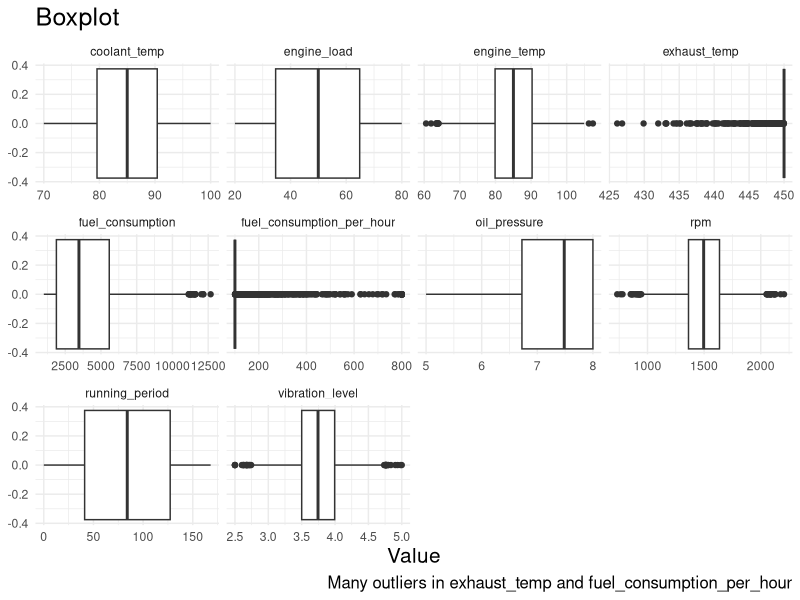
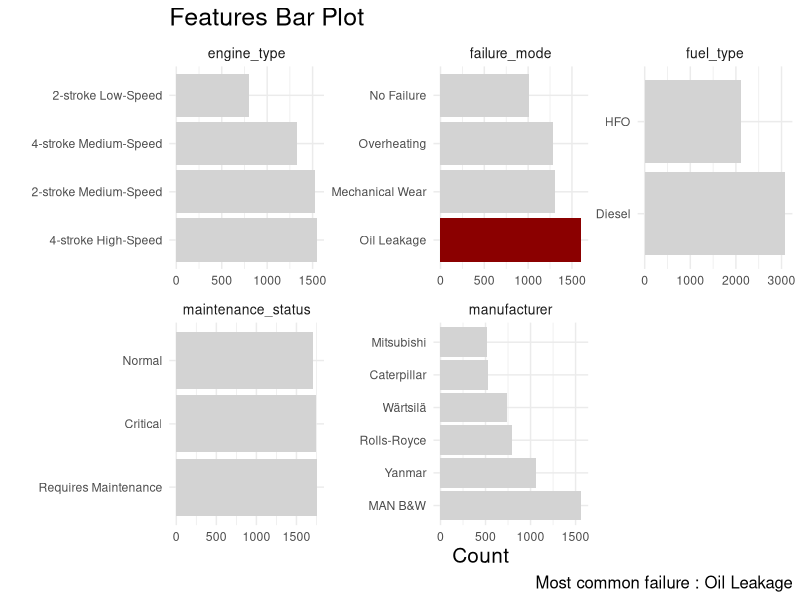
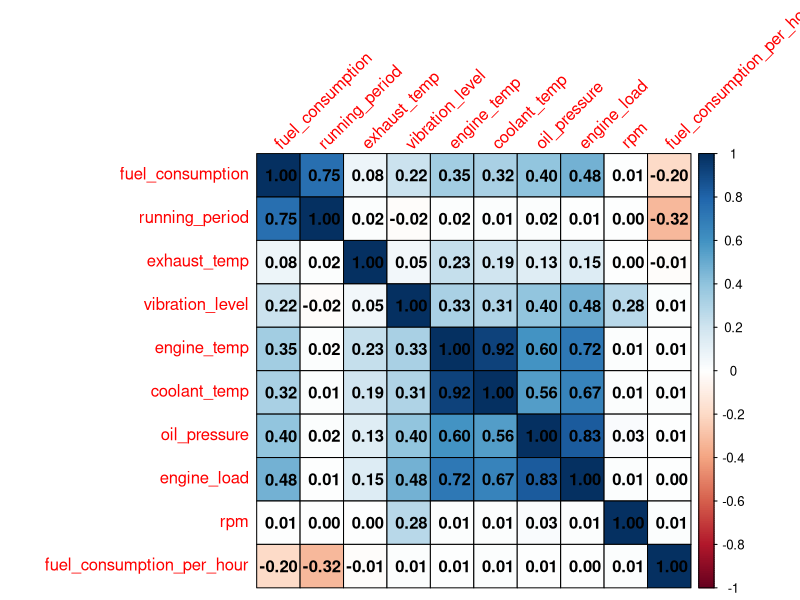
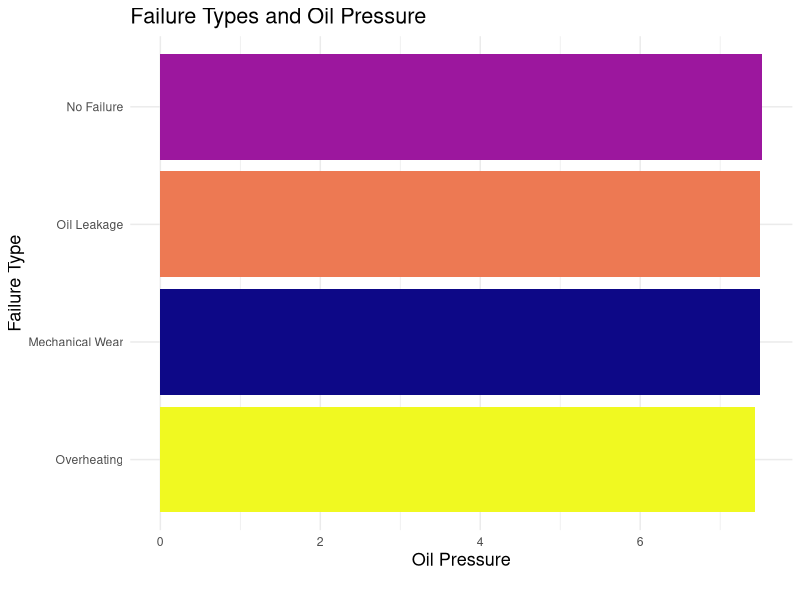
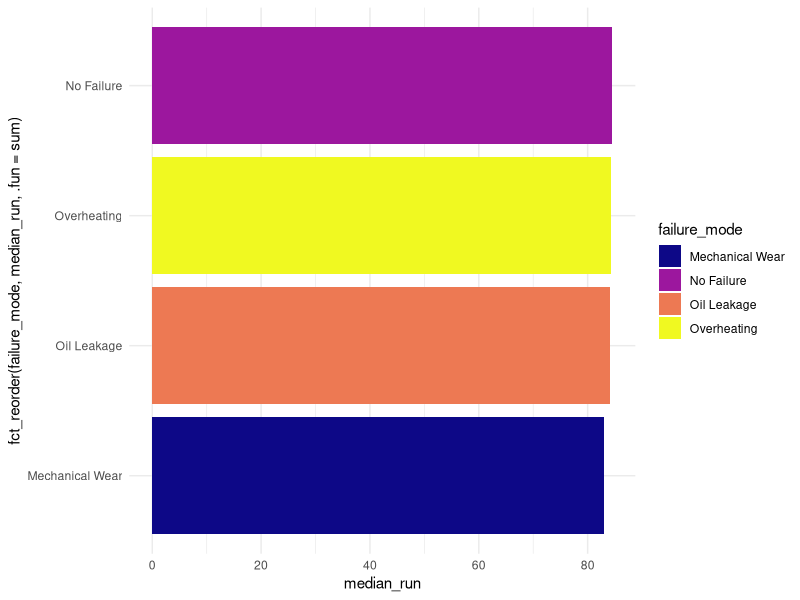
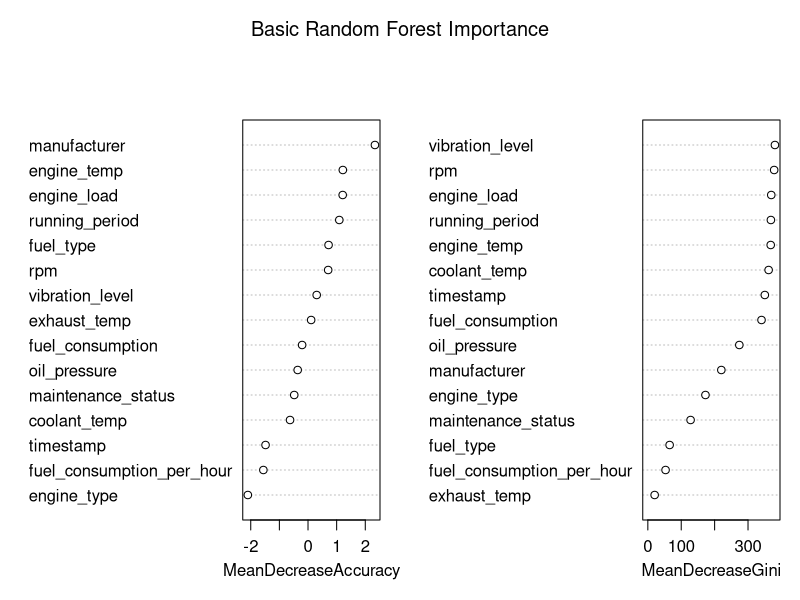
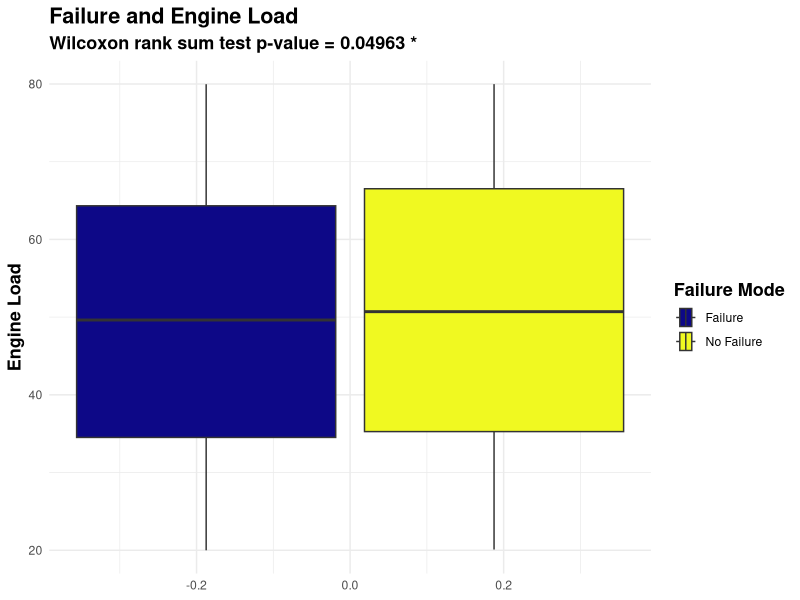
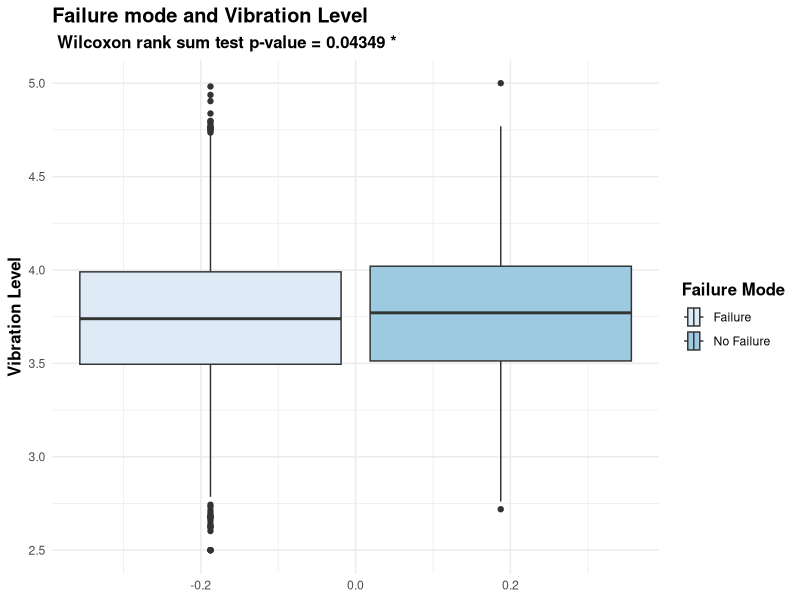

R code for these plots, in order:

#### Libraries ####
library(tidyverse)
library(rstatix)
library(corrplot)
library(randomForest)

# Load the data 
marine_engine_data <- read_csv("Data/marine_engine_data.csv")

# Convert strings into factors
marine_data <- marine_engine_data %>% 
  select(-engine_id) %>%
  mutate(across(where(is.character), as.factor))

## Numerical distributions 
marine_data %>%
  select_if(is.numeric) %>%
  pivot_longer(cols = everything(),names_to = "Feature",values_to = "Value")%>%
  ggplot(aes(x = Value)) +
  geom_boxplot() +
  facet_wrap(~Feature,scale = "free_x")+
  theme_minimal()+
  labs(
    title = "Boxplot",
    annotate(geom = "text",x = 1,y = 2),caption = "Many outliers in exhaust_temp and fuel_consumption_per_hour")+
  theme(
    title = element_text(size = 15))

## Categorical Features Distribution 
marine_data %>%
  select_if(is.factor) %>%
  pivot_longer(cols = everything(),names_to = "Feature",values_to = "Value")%>%
  mutate(
    Value = fct_infreq(Value),
    Value_colored = ifelse(Value == "Oil Leakage", "lightgrey", "red")) %>% 
  ggplot(aes(x = Value,fill = Value_colored))+
  geom_bar()+
  scale_fill_manual(values = c("darkred","lightgrey"))+
  facet_wrap(~Feature,scale = "free")+
  coord_flip()+
  theme_minimal()+
  labs(
    title = "Features Bar Plot",
    y = "Count",
    x = " ",
    caption = "Most common failure : Oil Leakage")+
  theme(
    legend.position = " ",
    title = element_text(size = 15),
    strip.text.x = element_text(size = 10),
    strip.text = element_text(size = 10)
  )

## Correlation matrix
dev.new(width = 10, height = 10)  
corrplot(cor(marine_data %>% select_if(is.numeric)), 
         method = "color", 
         order = "hclust", 
         tl.srt = 45, 
         outline = TRUE, 
         addCoef.col = "black")


#### Hypothesis Testing
# Sig level = 0.05 

## Kruskal-Wallis Test (Non-Parametric ANOVA)

# Check is there a dif between oil distribution facet by failure mode
kruskal.test(oil_pressure ~ failure_mode,data = marine_data) # p-value = 0.2831
 # Check the effect size 
kruskal_effsize(data = marine_data,formula = oil_pressure ~ failure_mode) # effsize = 0.000155

# Plot the oil pressure by failure type 
marine_data%>%
  group_by(failure_mode)%>%
  summarise(
    median_oil_p = median(oil_pressure))%>%
ggplot(aes(x = median_oil_p, y = fct_reorder(failure_mode, median_oil_p, .fun = sum), fill = failure_mode)) +
   geom_col() +
   scale_fill_viridis_d(option = "plasma")+
    theme_minimal()+
    labs(
        Fill = "Failure Mode",
       title = "Failure Types and Oil Pressure",
        caption = "Kruskal Test : p = 0.2831, Effect size = 0.000155",
        x = "Oil Pressure",
        y = "Failure Type")+
    theme(
        plot.caption = element_text(hjust = 0.1,vjust = 152),
        title = element_text(size = 13),
        legend.position = "")

# Kolmogorov-Smirnov (KS) Test

# Oil Pressure dif for Oil_Leakage and No Failure
ks.test(
  marine_data$oil_pressure[marine_data$failure_mode == "Oil Leakage"],
  marine_data$oil_pressure[marine_data$failure_mode == "No Failure"]
) # p-value = 0.3119 

# Wilcoxon rank sum test 
wilcox.test(marine_data$oil_pressure[marine_data$failure_mode == "Oil Leakage"],
            marine_data$oil_pressure[marine_data$failure_mode == "No Failure"]
            ) # p-value = 0.171

# Check is there a dif between running_period distribution facet by failure mode 
kruskal.test(running_period ~ failure_mode,data = marine_data) # p-value = 0.8317
# Check the effect size 
kruskal_effsize(data = marine_data,formula = running_period ~ failure_mode) # effsize =-0.000409

# Plot 
marine_data %>%
  group_by(failure_mode)%>%
  summarise(
    median_run = median(running_period))%>%
ggplot(aes(x = median_run,y = fct_reorder(failure_mode,median_run,.fun = sum),fill = failure_mode))+
  geom_col()+
  scale_fill_viridis_d(option = "plasma")+
  theme_minimal()


# Check if rpm distribution dif between failure modes 
kruskal.test(rpm ~ failure_mode,data = marine_data) # p-value = 0.192
# Check the effect size 
kruskal_effsize(data = marine_data,formula = rpm ~ failure_mode) # effsize = 0.000334


# Check if fuel_consumption dif between failure modes 
kruskal.test(fuel_consumption ~ failure_mode,data = marine_data) # p-value = 0.8757
# Check the effect size 
kruskal_effsize(data = marine_data,formula = fuel_consumption ~ failure_mode) # effsize = -0.000445


# Check if the exhaust_temp dif between failure modes 
kruskal.test(exhaust_temp ~ failure_mode,data = marine_data) # p-value = 0.4094
# Check the effect size 
kruskal_effsize(data = marine_data,exhaust_temp ~ failure_mode) # effsize = -0.0000217


# Check if the engine_temp is dif between failure modes
kruskal.test(engine_temp ~ failure_mode,data = marine_data)  # p-value = 0.2566
# Check the effect size 
kruskal_effsize(data = marine_data,engine_temp ~ failure_mode) # effsize = 0.000201


# Check if vibration level dist is dif between failure modes
kruskal.test(vibration_level ~ failure_mode ,data = marine_data) # p-value = 0.2233
# Check the effect size 
kruskal_effsize(data = marine_data,vibration_level ~ failure_mode) # effsize =0.000266

## Chi-Square test

# Failure modes and maintenance status
chisq_test(table(marine_data$failure_mode,marine_data$maintenance_status)) # ns 

# Failure modes and engine type 
chisq_test(table(marine_data$failure_mode,marine_data$engine_type)) # ns 

# Failure modes and fuel_type
chisq_test(table(marine_data$failure_mode,marine_data$fuel_type)) # ns

# Failure modes and 
chisq_test(table(marine_data$failure_mode,marine_data$manufacturer)) # ns

# Simple model for Feature Importance
ranger_imp <- randomForest(
  formula = failure_mode ~ .,
  data = marine_data,
  importance = TRUE
  )
dev.new(width = 10, height = 10)  
varImpPlot(ranger_imp,main = "Basic Random Forest Importance",sort = TRUE)

#### Collapse the levels of failure_mode to failure or Not and Try again

marine_data_b <- marine_data %>%
  mutate(
    failure_mode_b = as.factor(ifelse(test = failure_mode == "No Failure" ,"No Failure" ,"Failure"))
    )


## Stat Sig Function 
stats <- function(df, target, col){
  
  # Check if col is numeric and target is a factor
  if (is.numeric(df[[col]]) && is.factor(df[[target]])) {
    
    if (length(levels(df[[target]])) >= 3) {
      
      # Kruskal-Wallis Test
      kruskal_test <- kruskal.test(df[[col]] ~ df[[target]], data = df)
      
      # Kruskal-Wallis Effect size 
      kruskal_effect <- kruskal_effsize(df[[col]] ~ df[[target]], data = df)
      
      # Return the results
      return(list(
        kruskal_test = kruskal_test,
        kruskal_effect = kruskal_effect
      ))
      
    } else {
      
      # Wilcoxon rank-sum test for two levels
      wilcox_test <- wilcox.test(df[[col]] ~ df[[target]], data = df)
      
      # Return the result
      return(list(
        wilcox_test = wilcox_test
      ))
    }
    
  }
  
  # Check if both col and target are factors
  if (is.factor(df[[col]]) && is.factor(df[[target]])) {
    
    # Chi-Square test 
    chisq_test <- chisq.test(table(df[[col]], df[[target]]))
    
    # Return the result
    return(list(
      chisq_test = chisq_test
    ))
    
  }
  # If the conditions are not met 
  return("Conditions not met for statistical test.")
}

# Test failure mode and engine load 
stats(df = marine_data_b,target ="failure_mode_b",col = "engine_load") 
# Wilcoxon rank sum test p-value = 0.04963 *

# Plot Failure mode and engine load
ggplot(data = marine_data_b,aes(x = engine_load,fill = failure_mode_b))+
  geom_boxplot()+
  coord_flip()+
  scale_fill_viridis_d(option = "plasma")+
  theme_minimal()+
  labs(
    title = "Failure and Engine Load",
    x = "Engine Load",
    subtitle = "Wilcoxon rank sum test p-value = 0.04963 *",
    fill = "Failure Mode")+
  theme(
    title = element_text(size = 13,face = "bold"))

stats(df = marine_data_b,target = "failure_mode_b",col = "fuel_consumption")
# Wilcoxon rank sum test  p-value = 0.7972

stats(df = marine_data_b,target = "failure_mode_b",col = "running_period")
# Wilcoxon rank sum test  p-value = 0.4496

stats(df = marine_data_b,target = "failure_mode_b",col = "manufacturer")
# Pearson's Chi-squared test  p-value = 0.9646

stats(df= marine_data_b,target = "failure_mode_b",col =  "engine_temp" )
# Wilcoxon rank sum test p-value = 0.07643


# Test failure mode and Vibration Level
stats(df = marine_data_b,target = "failure_mode_b",col = "vibration_level")
# Wilcoxon rank sum test p-value = 0.04349 *

# Plot Failure mode and Vibration Level 
ggplot(data = marine_data_b,aes(x = vibration_level,fill = failure_mode_b))+
  geom_boxplot()+
  coord_flip()+
  scale_fill_brewer(palette = "Blues")+
  theme_minimal()+
  labs(
    title = "Failure mode and Vibration Level",
    x = "Vibration Level",
    subtitle = " Wilcoxon rank sum test p-value = 0.04349 *",
    fill = "Failure Mode")+
  theme(
    title = element_text(size = 12,face = "bold")
  )

stats(df = marine_data_b,target = "failure_mode_b", col = "coolant_temp")
# Wilcoxon rank sum test p-value = 0.0626

stats(df= marine_data_b,target = "failure_mode_b",col = "fuel_consumption_per_hour")
# Wilcoxon rank sum test  p-value = 0.3721

stats(df = marine_data_b,target = "failure_mode_b",col = "engine_type")
# Pearson's Chi-squared test p-value = 0.824

stats(df = marine_data_b,target = "failure_mode_b",col = "oil_pressure")
# Wilcoxon rank sum test p-value = 0.06175

stats(df = marine_data_b,target = "failure_mode_b",col = "rpm")
# Wilcoxon rank sum test p-value = 0.6468

stats(df = marine_data_b,target = "failure_mode_b", col = "exhaust_temp")
# Wilcoxon rank sum test  p-value = 0.2747

stats(df = marine_data_b,target = "failure_mode_b",col = "maintenance_status")
# Pearson's Chi-squared test   p-value = 0.6815

stats(df = marine_data_b,target = "failure_mode_b",col = "fuel_type")
# Pearson's Chi-squared test   p-value = 0.5548

